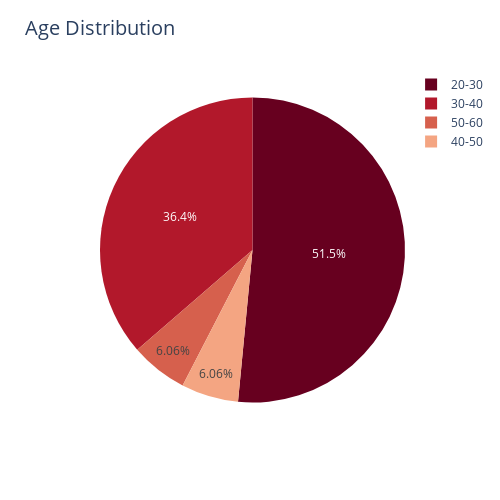

The notebook cell this image was saved under:
### Code cell
fig = px.pie(data, names='Q19', title="Age Distribution", color_discrete_sequence=px.colors.sequential.RdBu)
fig.update_layout(title_font_size = 20)
fig.update_layout(
    width=500,
    height=500,
    margin=dict(l=100, r=20, t=70, b=70)
)

fig.show()
# fig.write_html("age.html")

### Figure 1 — Plotly figure (JSON) as saved in the notebook; plotly's stock layout.template omitted (floating-point values rounded to 4 significant figures)
{"data": [{"domain": {"x": [0, 1], "y": [0, 1]}, "hovertemplate": "Q19=%{label}<extra></extra>", "labels": ["20-30", "30-40", "20-30", "30-40", "20-30", "30-40", "50-60", "20-30", "20-30", "20-30", "30-40", "20-30", "20-30", "20-30", "30-40", "20-30", "20-30", "30-40", "20-30", "20-30", "20-30", "30-40", "20-30", "30-40", "40-50", "30-40", "30-40", "50-60", "30-40", "20-30", "40-50", "20-30", "30-40"], "legendgroup": "", "name": "", "showlegend": true, "type": "pie"}], "layout": {"height": 500, "legend": {"tracegroupgap": 0}, "margin": {"b": 70, "l": 100, "r": 20, "t": 70}, "piecolorway": ["rgb(103,0,31)", "rgb(178,24,43)", "rgb(214,96,77)", "rgb(244,165,130)", "rgb(253,219,199)", "rgb(247,247,247)", "rgb(209,229,240)", "rgb(146,197,222)", "rgb(67,147,195)", "rgb(33,102,172)", "rgb(5,48,97)"], "title": {"font": {"size": 20}, "text": "Age Distribution"}, "width": 500}}
